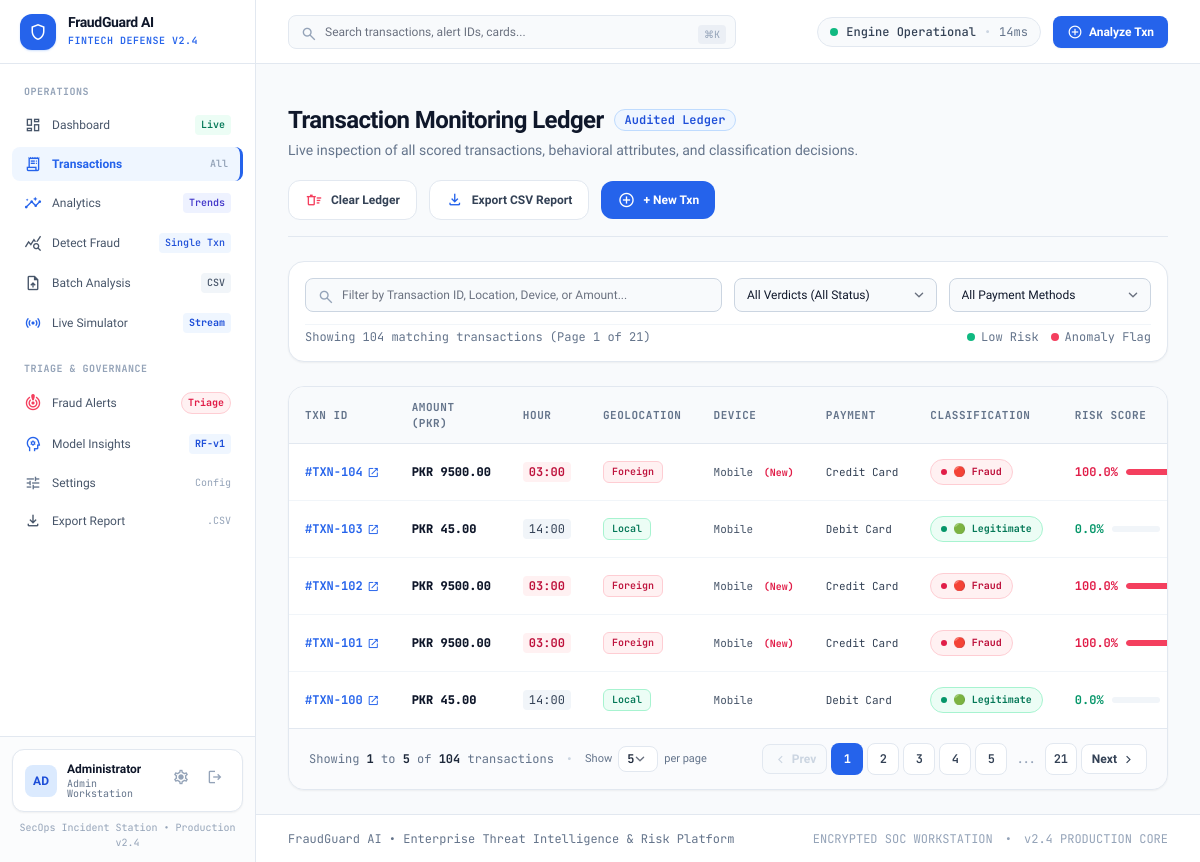
The page /results (signed in) on the database its author committed.
### tables this page shows
CREATE TABLE predictions (
        prediction_id   INTEGER PRIMARY KEY AUTOINCREMENT,
        transaction_id  INTEGER NOT NULL REFERENCES transactions(transaction_id),
        predicted_class TEXT NOT NULL,
        score           REAL NOT NULL,
        model_version   TEXT NOT NULL DEFAULT 'RandomForest-v1',
        created_at      TEXT NOT NULL
    );

CREATE TABLE transactions (
        transaction_id INTEGER PRIMARY KEY AUTOINCREMENT,
        user_id        INTEGER NOT NULL REFERENCES users(user_id),
        amount         REAL NOT NULL,
        hour           INTEGER NOT NULL,
        location       TEXT NOT NULL,
        device_type    TEXT NOT NULL,
        payment_method TEXT NOT NULL,
        txn_last_24h   INTEGER NOT NULL,
        is_new_device  INTEGER NOT NULL,
        created_at     TEXT NOT NULL
    );

### app.py (the view)
@app.route("/results")
@login_required
def results():
    conn = get_db()
    rows = conn.execute(
        """SELECT t.transaction_id, t.amount, t.hour, t.location, t.device_type,
                  t.payment_method, t.txn_last_24h, t.is_new_device, t.created_at,
                  p.predicted_class, p.score
           FROM transactions t
           JOIN predictions p ON p.transaction_id = t.transaction_id
           ORDER BY t.transaction_id DESC LIMIT 1000""").fetchall()
    conn.close()
    return render_template("results.html", rows=rows)

### templates/results.html (shortened to what this page needs)
{% extends "base.html" %}
{% block content %}
<div class="space-y-6">
  <div class="flex flex-col xl:flex-row xl:items-center xl:justify-between gap-4 pb-4 border-b border-surface-border">
    <div class="text-left space-y-1">
      <div class="flex flex-wrap items-center gap-2.5">
        <h1 class="text-xl sm:text-2xl font-extrabold text-slate-900 tracking-tight">Transaction Monitoring Ledger</h1>
        <span class="text-xs font-mono font-semibold text-brand-700 bg-brand-50 border border-brand-200 px-2.5 py-0.5 rounded-full shadow-2xs">Audited Ledger</span>
      </div>
      <p class="text-xs sm:text-sm text-slate-500">Live inspection of all scored transactions, behavioral attributes, and classification decisions.</p>
    </div>
    <div class="flex flex-wrap items-center gap-3 shrink-0 pt-1 xl:pt-0">
      {% if session.get('role') == 'admin' and rows %}
      <button
        type="button"
        onclick="openClearLedgerModal()"
        class="bg-white hover:bg-rose-50 border border-slate-200 hover:border-rose-300 text-slate-700 hover:text-rose-700 font-semibold text-xs px-4 py-2.5 rounded-xl shadow-xs flex items-center gap-2 transition cursor-pointer shrink-0"
        title="Administrator: Purge transaction ledger records"
      >
        <span class="material-symbols-outlined text-[18px] text-rose-500">delete_sweep</span>
        <span>Clear Ledger</span>
      </button>
      {% endif %}
      <a href="{{ url_for('report_csv') }}" class="bg-white hover:bg-slate-50 border border-surface-border text-slate-700 font-semibold text-xs px-4 py-2.5 rounded-xl shadow-xs flex items-center gap-2 transition shrink-0">
        <span class="material-symbols-outlined text-[18px] text-brand-600">file_download</span>
        <span>Export CSV Report</span>
      </a>
      <a href="{{ url_for('analyze') }}" class="bg-brand-600 hover:bg-brand-700 text-white font-semibold text-xs px-4 py-2.5 rounded-xl shadow-xs flex items-center gap-2 transition shrink-0">
        <span class="material-symbols-outlined text-[18px]">add_circle</span>
        <span>+ New Txn</span>
      </a>
    </div>
  </div>
  <div class="bg-white border border-surface-border p-4 rounded-2xl shadow-sm space-y-3">
    <div class="grid grid-cols-1 sm:grid-cols-12 gap-3 items-center">
      <div class="sm:col-span-6 relative">
        <span class="material-symbols-outlined absolute left-3 top-2.5 text-slate-400 text-[18px]">search</span>
        <input
          type="text"
          id="tableSearchInput"
          onkeyup="filterTable()"
          placeholder="Filter by Transaction ID, Location, Device, or Amount..."
          class="w-full bg-slate-50 focus:bg-white border border-slate-300 text-xs text-slate-900 rounded-lg py-2 pl-9 pr-3.5 focus:border-brand-600 focus:ring-2 focus:ring-brand-500/10 focus:outline-none transition"
        />
      </div>
      <div class="sm:col-span-3">
        <select
          id="verdictFilter"
          onchange="filterTable()"
          class="w-full bg-slate-50 focus:bg-white border border-slate-300 text-xs text-slate-900 rounded-lg py-2 px-3 focus:border-brand-600 focus:ring-2 focus:ring-brand-500/10 focus:outline-none transition cursor-pointer"
        >
          <option value="all">All Verdicts (All Status)</option>
        </select>
      </div>
      <div class="sm:col-span-3">
        <select
          id="paymentFilter"
          onchange="filterTable()"
          class="w-full bg-slate-50 focus:bg-white border border-slate-300 text-xs text-slate-900 rounded-lg py-2 px-3 focus:border-brand-600 focus:ring-2 focus:ring-brand-500/10 focus:outline-none transition cursor-pointer"
        >
          <option value="all">All Payment Methods</option>
        </select>
      </div>
    </div>
    <div class="flex items-center justify-between text-xs font-mono text-slate-500 pt-1 border-t border-slate-100">
      <span id="rowCountLabel">Showing {{ rows|length }} total transactions</span>
      <div class="flex items-center gap-3">
        <span class="flex items-center gap-1.5"><span class="w-2 h-2 rounded-full bg-emerald-500"></span> Low Risk</span>
        <span class="flex items-center gap-1.5"><span class="w-2 h-2 rounded-full bg-rose-500"></span> Anomaly Flag</span>
      </div>
    </div>
  </div>
  <div class="bg-white border border-surface-border rounded-2xl shadow-sm overflow-hidden text-left">
    {% if rows %}
      <div class="overflow-x-auto">
        <table class="w-full text-left text-xs" id="transactionsTable">
          <thead class="bg-slate-50 border-b border-surface-border text-slate-500 font-mono text-[11px] uppercase tracking-wider">
            <tr>
              <th class="py-3 px-4 font-bold">Txn ID</th>
              <th class="py-3 px-4 font-bold">Amount (PKR)</th>
              <th class="py-3 px-4 font-bold">Hour</th>
              <th class="py-3 px-4 font-bold">Geolocation</th>
              <th class="py-3 px-4 font-bold">Device</th>
              <th class="py-3 px-4 font-bold">Payment</th>
              <th class="py-3 px-4 font-bold">Classification</th>
              <th class="py-3 px-4 font-bold">Risk Score</th>
            </tr>
          </thead>
          <tbody class="divide-y divide-slate-100 font-sans" id="tableBody">
            {% for r in rows %}
            <tr
              class="hover:bg-slate-50/80 transition-colors txn-row"
              data-verdict="{{ 'fraud' if r.predicted_class == 'Fraud' else 'legitimate' }}"
              data-payment="{{ r.payment_method|lower }}"
            >
              <td class="py-3.5 px-4 font-mono font-bold whitespace-nowrap">
                <a href="{{ url_for('transaction_detail', txn_id=r.transaction_id) }}" class="text-brand-600 hover:text-brand-800 hover:underline flex items-center gap-1" title="Open Forensic Dossier">
                  <span>#TXN-{{ r.transaction_id }}</span>
                  <span class="material-symbols-outlined text-[13px]">open_in_new</span>
                </a>
              </td>
              <td class="py-3.5 px-4 font-mono font-black text-slate-900 whitespace-nowrap">
                PKR {{ '%.2f' % r.amount }}
              </td>
              <td class="py-3.5 px-4 font-mono text-slate-600 whitespace-nowrap">
                <span class="px-1.5 py-0.5 rounded {% if r.hour in [0,1,2,3,4,5,23] %}bg-rose-50 text-rose-700 font-bold{% else %}bg-slate-100 text-slate-700{% endif %}">
                  {{ '%02d:00' % r.hour }}
                </span>
              </td>
              <td class="py-3.5 px-4 whitespace-nowrap">
                <span class="inline-flex items-center gap-1 px-2 py-0.5 rounded-md font-mono text-[10px] font-semibold capitalize {% if r.location == 'foreign' %}bg-rose-50 text-rose-700 border border-rose-200{% elif r.location == 'domestic' %}bg-slate-100 text-slate-700{% else %}bg-emerald-50 text-emerald-700 border border-emerald-200{% endif %}">
                  {{ r.location }}
                </span>
              </td>
              <td class="py-3.5 px-4 text-slate-600 whitespace-nowrap capitalize font-mono text-[11px]">
                {{ r.device_type }}
                {% if r.is_new_device == 1 %}
                  <span class="text-rose-600 font-bold ml-1 text-[10px]" title="Unrecognized Device">(New)</span>
                {% endif %}
              </td>
              <td class="py-3.5 px-4 text-slate-700 whitespace-nowrap font-mono text-[11px]">
                {{ r.payment_method|replace('_', ' ')|title }}
              </td>
              <td class="py-3.5 px-4 whitespace-nowrap">
                {% if r.predicted_class == 'Fraud' %}
                  <span class="inline-flex items-center gap-1.5 px-2.5 py-1 rounded-full font-mono text-[10px] font-bold bg-rose-50 text-rose-700 border border-rose-200">
                    <span class="w-1.5 h-1.5 rounded-full bg-rose-600"></span>
                    🔴 Fraud
                  </span>
                {% else %}
                  <span class="inline-flex items-center gap-1.5 px-2.5 py-1 rounded-full font-mono text-[10px] font-bold bg-emerald-50 text-emerald-700 border border-emerald-200">
                    <span class="w-1.5 h-1.5 rounded-full bg-emerald-600"></span>
                    🟢 Legitimate
                  </span>
                {% endif %}
              </td>
              <td class="py-3.5 px-4 whitespace-nowrap font-mono">
                <div class="flex items-center gap-2">
                  <span class="font-bold {% if r.score >= 0.7 %}text-rose-600{% elif r.score >= 0.35 %}text-amber-600{% else %}text-emerald-600{% endif %}">
                    {{ '%.1f' % (r.score * 100) }}%
                  </span>
                  <div class="w-12 bg-slate-100 h-1.5 rounded-full overflow-hidden hidden md:block">
                    <div class="h-1.5 rounded-full {% if r.score >= 0.7 %}bg-rose-500{% elif r.score >= 0.35 %}bg-amber-400{% else %}bg-emerald-500{% endif %}" style="width: {{ r.score * 100 }}%"></div>
                  </div>
                </div>
              </td>
            </tr>
            {% endfor %}
          </tbody>
        </table>
      </div>
      <div class="px-5 py-3.5 bg-slate-50/70 border-t border-surface-border flex flex-col sm:flex-row items-center justify-between gap-3 text-xs">
        <div class="flex items-center gap-3 text-slate-500 font-mono">
          <span>
            Showing <strong class="text-slate-800 font-bold" id="startEntry">1</strong> to <strong class="text-slate-800 font-bold" id="endEntry">5</strong> of <strong class="text-slate-800 font-bold" id="totalEntries">{{ rows|length }}</strong> transactions
          </span>
          <span class="text-slate-300">•</span>
          <div class="flex items-center gap-1.5 font-sans">
            <span class="text-[11px] text-slate-500">Show</span>
            <select
              id="pageSizeSelect"
              onchange="changePageSize()"
              class="bg-white border border-slate-200 text-slate-800 text-xs rounded-lg px-2 py-1 focus:outline-none focus:border-brand-600 cursor-pointer font-mono font-semibold"
            >
              <option value="5" selected>5</option>
            </select>
            <span class="text-[11px] text-slate-500">per page</span>
          </div>
        </div>
        <div class="flex items-center gap-1" id="paginationControls">
        </div>
      </div>
    {% endif %}
  </div>
</div>
{% endblock %}

### rows shown on the page
predictions: transaction_id "104", location "Foreign", device_type "Mobile", shows "(New)", payment_method "Credit Card", predicted_class "Fraud" (drawn), r.score*100 "100.0"
transactions: amount "9500.00", hour "03:00"
predictions: transaction_id "103", location "Local", device_type "Mobile", payment_method "Debit Card", predicted_class "Legitimate" (drawn), r.score*100 "0.0"
transactions: amount "45.00", hour "14:00"
predictions: transaction_id "102", location "Foreign", device_type "Mobile", shows "(New)", payment_method "Credit Card", predicted_class "Fraud" (drawn), r.score*100 "100.0"
transactions: amount "9500.00", hour "03:00"
predictions: transaction_id "101", location "Foreign", device_type "Mobile", shows "(New)", payment_method "Credit Card", predicted_class "Fraud" (drawn), r.score*100 "100.0"
transactions: amount "9500.00", hour "03:00"
predictions: transaction_id "100", location "Local", device_type "Mobile", payment_method "Debit Card", predicted_class "Legitimate" (drawn), r.score*100 "0.0"
transactions: amount "45.00", hour "14:00"

### other values the page prints
{{ session.name[:2].upper() if session.name else 'AN' }} "AD"
{{ session.name or 'Analyst' }} "Administrator"
{{ session.role or 'Analyst' }} "Admin"
